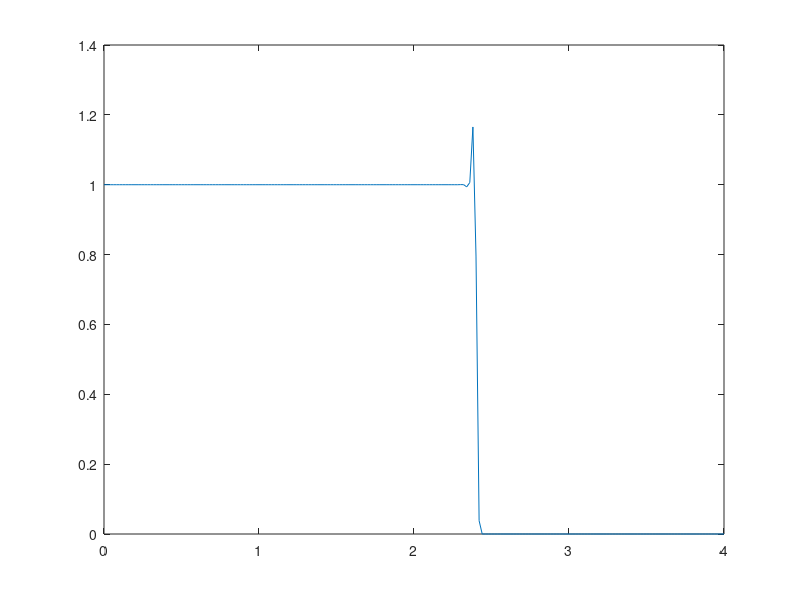

Write MATLAB code to recreate this figure.
%clear all
%close all
nx = 201;
nt = 100;
l = 4.0;
dx = l/(nx - 1);
x = 0:dx:l;
c = 1.0;
dt = 0.016;
u_init = zeros(1,nx);
u = zeros(1,nx);
u_new = zeros(1,nx);
for i = 1:nx
	if (x(i) >= 0) && (x(i) <= 1.0)
        u_init(i) = sin(16.0*pi*x(i));
    else
        u_init(i) = 0.0;
    end
end
for i = 1:nx
    if (x(i) >= 0) && (x(i) <= 2)
        u_init(i) = 1.0;
    else
        u_init(i) = 0;
    end
end

u = u_init;
for t = 1:nt
    for i = 2:nx-1
        % --- Step One --- %
        u1(i) = 0.5*(u(i) + u(i+1)) - 0.25*(dt/dx)*(u(i+1)^2 - u(i)^2);
        u2(i) = 0.5*(u(i-1) + u(i)) - 0.25*(dt/dx)*(u(i)^2 - u(i-1)^2);
        %u_new(i) = u(i) - 0.5*c*(dt/dx)*(u(i+1) - u(i-1)) + 0.5*c*c*(dt^2/dx^2)*(u(i+1) - 2*u(i) + u(i-1)); % Lax-Wendroff
        %u_new(i) =0.5*(u(i+1) + u(i-1))  - c*dt*(u(i+1) - u(i-1))/(2*dx);
        
        % --- second step --- %
        u_new(i) = u(i) - 0.25*(dt/dx)*(u1(i)^2 - u2(i)^2);
        
        %u_new(i) = 0.5*(u(i+1) + u(i-1)) - (dt/(2*dx))*(u(i+1)^2 - u(i-1)^2)*0.5;
    end
	u_new(1) = 1.0;
    u_new(nx) = 0.0;

    u = u_new;
	plot(x, u);
	drawnow;
    
end
hold on
for i = 1:nx
    if (x(i) >= 0) && (x(i) <= 2+nt*dt)
        u_final(i) = 1.0;
    else
        u_final(i) = 0;
    end
end

%plot(x, u_final)